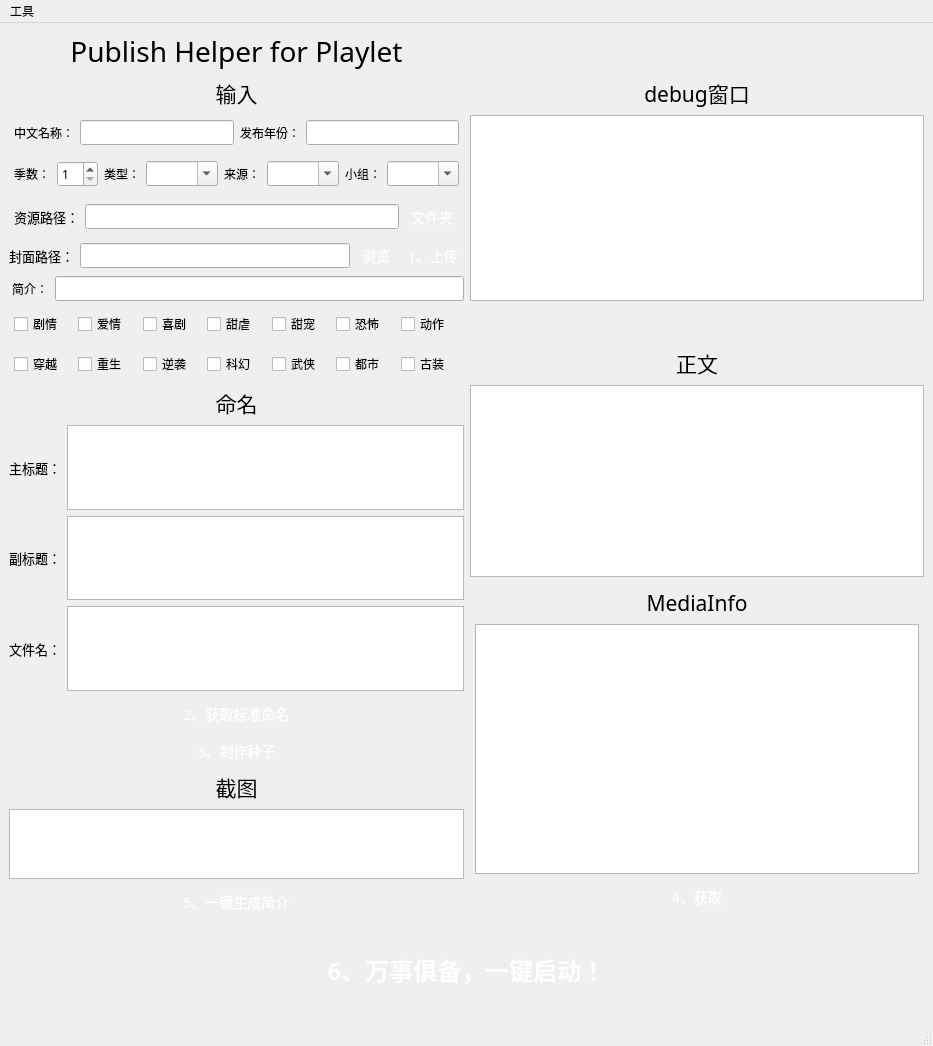
<?xml version="1.0" encoding="UTF-8"?>
<ui version="4.0">
 <class>Mainwindow</class>
 <widget class="QMainWindow" name="Mainwindow">
  <property name="geometry">
   <rect>
    <x>0</x>
    <y>0</y>
    <width>933</width>
    <height>1046</height>
   </rect>
  </property>
  <property name="font">
   <font>
    <family>微软雅黑</family>
    <pointsize>9</pointsize>
   </font>
  </property>
  <property name="windowTitle">
   <string>ph-bjd</string>
  </property>
  <property name="styleSheet">
   <string notr="true"/>
  </property>
  <widget class="QWidget" name="centralwidget">
   <layout class="QGridLayout" name="gridLayout_2">
    <item row="0" column="0">
     <widget class="QLabel" name="label_7">
      <property name="font">
       <font>
        <family>微软雅黑</family>
        <pointsize>21</pointsize>
       </font>
      </property>
      <property name="text">
       <string>Publish Helper for Playlet</string>
      </property>
      <property name="alignment">
       <set>Qt::AlignCenter</set>
      </property>
     </widget>
    </item>
    <item row="1" column="0">
     <widget class="QLabel" name="label_16">
      <property name="font">
       <font>
        <family>微软雅黑</family>
        <pointsize>16</pointsize>
       </font>
      </property>
      <property name="text">
       <string>输入</string>
      </property>
      <property name="alignment">
       <set>Qt::AlignCenter</set>
      </property>
     </widget>
    </item>
    <item row="1" column="1">
     <widget class="QLabel" name="label_4">
      <property name="font">
       <font>
        <family>微软雅黑</family>
        <pointsize>16</pointsize>
       </font>
      </property>
      <property name="text">
       <string>debug窗口</string>
      </property>
      <property name="alignment">
       <set>Qt::AlignCenter</set>
      </property>
     </widget>
    </item>
    <item row="2" column="0">
     <layout class="QHBoxLayout" name="horizontalLayout_2">
      <property name="leftMargin">
       <number>5</number>
      </property>
      <property name="topMargin">
       <number>5</number>
      </property>
      <property name="rightMargin">
       <number>5</number>
      </property>
      <property name="bottomMargin">
       <number>5</number>
      </property>
      <item>
       <widget class="QLabel" name="label">
        <property name="text">
         <string>中文名称：</string>
        </property>
       </widget>
      </item>
      <item>
       <widget class="QLineEdit" name="chineseNameEdit"/>
      </item>
      <item>
       <widget class="QLabel" name="label_9">
        <property name="text">
         <string>发布年份：</string>
        </property>
       </widget>
      </item>
      <item>
       <widget class="QLineEdit" name="yearEdit"/>
      </item>
     </layout>
    </item>
    <item row="2" column="1" rowspan="5">
     <widget class="QTextBrowser" name="debugBrowser"/>
    </item>
    <item row="3" column="0">
     <layout class="QHBoxLayout" name="horizontalLayout_10">
      <property name="leftMargin">
       <number>5</number>
      </property>
      <property name="topMargin">
       <number>5</number>
      </property>
      <property name="rightMargin">
       <number>5</number>
      </property>
      <property name="bottomMargin">
       <number>5</number>
      </property>
      <item>
       <widget class="QLabel" name="label_8">
        <property name="font">
         <font>
          <family>微软雅黑</family>
          <pointsize>9</pointsize>
         </font>
        </property>
        <property name="text">
         <string>季数：</string>
        </property>
       </widget>
      </item>
      <item>
       <widget class="QSpinBox" name="seasonBox">
        <property name="minimum">
         <number>1</number>
        </property>
       </widget>
      </item>
      <item>
       <widget class="QLabel" name="label_18">
        <property name="text">
         <string>类型：</string>
        </property>
       </widget>
      </item>
      <item>
       <widget class="QComboBox" name="type">
        <property name="editable">
         <bool>true</bool>
        </property>
       </widget>
      </item>
      <item>
       <widget class="QLabel" name="label_3">
        <property name="font">
         <font>
          <family>微软雅黑</family>
          <pointsize>9</pointsize>
         </font>
        </property>
        <property name="text">
         <string>来源：</string>
        </property>
       </widget>
      </item>
      <item>
       <widget class="QComboBox" name="source">
        <property name="editable">
         <bool>true</bool>
        </property>
       </widget>
      </item>
      <item>
       <widget class="QLabel" name="label_6">
        <property name="font">
         <font>
          <family>微软雅黑</family>
          <pointsize>9</pointsize>
         </font>
        </property>
        <property name="text">
         <string>小组：</string>
        </property>
       </widget>
      </item>
      <item>
       <widget class="QComboBox" name="team">
        <property name="editable">
         <bool>true</bool>
        </property>
       </widget>
      </item>
     </layout>
    </item>
    <item row="4" column="0">
     <layout class="QHBoxLayout" name="horizontalLayout">
      <property name="leftMargin">
       <number>5</number>
      </property>
      <property name="topMargin">
       <number>5</number>
      </property>
      <property name="rightMargin">
       <number>5</number>
      </property>
      <property name="bottomMargin">
       <number>5</number>
      </property>
      <item>
       <widget class="QLabel" name="label_2">
        <property name="font">
         <font>
          <family>微软雅黑</family>
          <pointsize>10</pointsize>
         </font>
        </property>
        <property name="text">
         <string>资源路径：</string>
        </property>
       </widget>
      </item>
      <item>
       <widget class="QLineEdit" name="videoPath">
        <property name="text">
         <string/>
        </property>
        <property name="dragEnabled">
         <bool>true</bool>
        </property>
        <property name="clearButtonEnabled">
         <bool>true</bool>
        </property>
       </widget>
      </item>
      <item>
       <widget class="QPushButton" name="selectVideoFolderButton">
        <property name="styleSheet">
         <string notr="true">QPushButton {
    display: inline-block;
    padding: 3px 6px;
    font-size: 14px;
    cursor: pointer;
    text-align: center;
    text-decoration: none;
    outline: none;
    color:#fff;
background-color: 
				qlineargradient(x1:0, y1:0, x2:0, y2:1,
                                      stop:0 #16bf9d,
                                      stop:1 #10a266);
    border: none;
    border-radius: 8px;
    box-shadow: 0 9px #999;
}

QPushButton:hover {
background-color: 
				qlineargradient(x1:0, y1:0, x2:0, y2:1,
                                      stop:0 #11b998,
                                      stop:1 #08965e);
}

QPushButton:pressed {
    background-color: 
				qlineargradient(x1:0, y1:0, x2:0, y2:1,
                                      stop:0 #0e9278,
                                      stop:1 #0e925c);
}
</string>
        </property>
        <property name="text">
         <string>文件夹</string>
        </property>
       </widget>
      </item>
     </layout>
    </item>
    <item row="5" column="0">
     <layout class="QHBoxLayout" name="horizontalLayout_5">
      <item>
       <widget class="QLabel" name="label_17">
        <property name="font">
         <font>
          <family>微软雅黑</family>
          <pointsize>10</pointsize>
         </font>
        </property>
        <property name="text">
         <string>封面路径：</string>
        </property>
       </widget>
      </item>
      <item>
       <widget class="QLineEdit" name="coverPath">
        <property name="text">
         <string/>
        </property>
        <property name="dragEnabled">
         <bool>true</bool>
        </property>
        <property name="clearButtonEnabled">
         <bool>true</bool>
        </property>
       </widget>
      </item>
      <item>
       <widget class="QPushButton" name="selectCoverFolderButton">
        <property name="styleSheet">
         <string notr="true">QPushButton {
    display: inline-block;
    padding: 3px 6px;
    font-size: 14px;
    cursor: pointer;
    text-align: center;
    text-decoration: none;
    outline: none;
    color:#fff;
background-color: 
				qlineargradient(x1:0, y1:0, x2:0, y2:1,
                                      stop:0 #16bf9d,
                                      stop:1 #10a266);
    border: none;
    border-radius: 8px;
    box-shadow: 0 9px #999;
}

QPushButton:hover {
background-color: 
				qlineargradient(x1:0, y1:0, x2:0, y2:1,
                                      stop:0 #11b998,
                                      stop:1 #08965e);
}

QPushButton:pressed {
    background-color: 
				qlineargradient(x1:0, y1:0, x2:0, y2:1,
                                      stop:0 #0e9278,
                                      stop:1 #0e925c);
}
</string>
        </property>
        <property name="text">
         <string>浏览</string>
        </property>
       </widget>
      </item>
      <item>
       <widget class="QPushButton" name="uploadCoverButton">
        <property name="styleSheet">
         <string notr="true">QPushButton {
    display: inline-block;
    padding: 3px 6px;
    font-size: 14px;
    cursor: pointer;
    text-align: center;
    text-decoration: none;
    outline: none;
    color:#fff;
background-color: 
				qlineargradient(x1:0, y1:0, x2:0, y2:1,
                                      stop:0 #16bf9d,
                                      stop:1 #10a266);
    border: none;
    border-radius: 8px;
    box-shadow: 0 9px #999;
}

QPushButton:hover {
background-color: 
				qlineargradient(x1:0, y1:0, x2:0, y2:1,
                                      stop:0 #11b998,
                                      stop:1 #08965e);
}

QPushButton:pressed {
    background-color: 
				qlineargradient(x1:0, y1:0, x2:0, y2:1,
                                      stop:0 #0e9278,
                                      stop:1 #0e925c);
}
</string>
        </property>
        <property name="text">
         <string>1、上传</string>
        </property>
       </widget>
      </item>
     </layout>
    </item>
    <item row="6" column="0">
     <layout class="QHBoxLayout" name="horizontalLayout_4">
      <item>
       <widget class="QLabel" name="label_19">
        <property name="text">
         <string> 简介：</string>
        </property>
       </widget>
      </item>
      <item>
       <widget class="QLineEdit" name="info"/>
      </item>
     </layout>
    </item>
    <item row="7" column="0">
     <layout class="QHBoxLayout" name="horizontalLayout_6">
      <property name="leftMargin">
       <number>5</number>
      </property>
      <property name="topMargin">
       <number>5</number>
      </property>
      <property name="rightMargin">
       <number>5</number>
      </property>
      <property name="bottomMargin">
       <number>5</number>
      </property>
      <item>
       <widget class="QCheckBox" name="checkBox_0">
        <property name="text">
         <string>剧情</string>
        </property>
       </widget>
      </item>
      <item>
       <widget class="QCheckBox" name="checkBox_1">
        <property name="text">
         <string>爱情</string>
        </property>
       </widget>
      </item>
      <item>
       <widget class="QCheckBox" name="checkBox_2">
        <property name="text">
         <string>喜剧</string>
        </property>
       </widget>
      </item>
      <item>
       <widget class="QCheckBox" name="checkBox_3">
        <property name="text">
         <string>甜虐</string>
        </property>
       </widget>
      </item>
      <item>
       <widget class="QCheckBox" name="checkBox_4">
        <property name="text">
         <string>甜宠</string>
        </property>
       </widget>
      </item>
      <item>
       <widget class="QCheckBox" name="checkBox_5">
        <property name="text">
         <string>恐怖</string>
        </property>
       </widget>
      </item>
      <item>
       <widget class="QCheckBox" name="checkBox_6">
        <property name="text">
         <string>动作</string>
        </property>
       </widget>
      </item>
     </layout>
    </item>
    <item row="8" column="0">
     <layout class="QHBoxLayout" name="horizontalLayout_11">
      <property name="leftMargin">
       <number>5</number>
      </property>
      <property name="topMargin">
       <number>5</number>
      </property>
      <property name="rightMargin">
       <number>5</number>
      </property>
      <property name="bottomMargin">
       <number>5</number>
      </property>
      <item>
       <widget class="QCheckBox" name="checkBox_7">
        <property name="text">
         <string>穿越</string>
        </property>
       </widget>
      </item>
      <item>
       <widget class="QCheckBox" name="checkBox_8">
        <property name="text">
         <string>重生</string>
        </property>
       </widget>
      </item>
      <item>
       <widget class="QCheckBox" name="checkBox_9">
        <property name="text">
         <string>逆袭</string>
        </property>
       </widget>
      </item>
      <item>
       <widget class="QCheckBox" name="checkBox_10">
        <property name="text">
         <string>科幻</string>
        </property>
       </widget>
      </item>
      <item>
       <widget class="QCheckBox" name="checkBox_11">
        <property name="text">
         <string>武侠</string>
        </property>
       </widget>
      </item>
      <item>
       <widget class="QCheckBox" name="checkBox_12">
        <property name="text">
         <string>都市</string>
        </property>
       </widget>
      </item>
      <item>
       <widget class="QCheckBox" name="checkBox_13">
        <property name="text">
         <string>古装</string>
        </property>
       </widget>
      </item>
     </layout>
    </item>
    <item row="8" column="1" rowspan="2">
     <layout class="QVBoxLayout" name="verticalLayout_6">
      <item>
       <widget class="QLabel" name="label_11">
        <property name="font">
         <font>
          <family>微软雅黑</family>
          <pointsize>16</pointsize>
         </font>
        </property>
        <property name="text">
         <string>正文</string>
        </property>
        <property name="alignment">
         <set>Qt::AlignCenter</set>
        </property>
       </widget>
      </item>
      <item>
       <widget class="QTextEdit" name="introBrowser"/>
      </item>
     </layout>
    </item>
    <item row="9" column="0" rowspan="2">
     <layout class="QVBoxLayout" name="verticalLayout">
      <item>
       <widget class="QLabel" name="label_12">
        <property name="font">
         <font>
          <family>微软雅黑</family>
          <pointsize>16</pointsize>
         </font>
        </property>
        <property name="text">
         <string>命名</string>
        </property>
        <property name="alignment">
         <set>Qt::AlignCenter</set>
        </property>
       </widget>
      </item>
      <item>
       <layout class="QHBoxLayout" name="horizontalLayout_3">
        <item>
         <widget class="QLabel" name="label_13">
          <property name="font">
           <font>
            <family>微软雅黑</family>
            <pointsize>10</pointsize>
           </font>
          </property>
          <property name="text">
           <string>主标题：</string>
          </property>
         </widget>
        </item>
        <item>
         <widget class="QTextEdit" name="mainTitleBrowser">
          <property name="undoRedoEnabled">
           <bool>true</bool>
          </property>
          <property name="lineWrapMode">
           <enum>QTextEdit::WidgetWidth</enum>
          </property>
         </widget>
        </item>
       </layout>
      </item>
      <item>
       <layout class="QHBoxLayout" name="horizontalLayout_7">
        <item>
         <widget class="QLabel" name="label_14">
          <property name="font">
           <font>
            <family>微软雅黑</family>
            <pointsize>10</pointsize>
           </font>
          </property>
          <property name="text">
           <string>副标题：</string>
          </property>
         </widget>
        </item>
        <item>
         <widget class="QTextEdit" name="secondTitleBrowser">
          <property name="readOnly">
           <bool>false</bool>
          </property>
         </widget>
        </item>
       </layout>
      </item>
      <item>
       <layout class="QHBoxLayout" name="horizontalLayout_8">
        <item>
         <widget class="QLabel" name="label_15">
          <property name="font">
           <font>
            <family>微软雅黑</family>
            <pointsize>10</pointsize>
           </font>
          </property>
          <property name="text">
           <string>文件名：</string>
          </property>
         </widget>
        </item>
        <item>
         <widget class="QTextEdit" name="fileNameBrowser"/>
        </item>
       </layout>
      </item>
      <item>
       <layout class="QVBoxLayout" name="verticalLayout_2">
        <item>
         <widget class="QPushButton" name="getNameButton">
          <property name="styleSheet">
           <string notr="true">QPushButton {
    display: inline-block;
    padding: 6px 6px;
    font-size: 14px;
    cursor: pointer;
    text-align: center;
    text-decoration: none;
    outline: none;
    color:#fff;
background-color: 
				qlineargradient(x1:0, y1:0, x2:0, y2:1,
                                      stop:0 #16bf9d,
                                      stop:1 #10a266);
    border: none;
    border-radius: 8px;
    box-shadow: 0 9px #999;
}

QPushButton:hover {
background-color: 
				qlineargradient(x1:0, y1:0, x2:0, y2:1,
                                      stop:0 #11b998,
                                      stop:1 #08965e);
}

QPushButton:pressed {
    background-color: 
				qlineargradient(x1:0, y1:0, x2:0, y2:1,
                                      stop:0 #0e9278,
                                      stop:1 #0e925c);
}
</string>
          </property>
          <property name="text">
           <string>2、获取标准命名</string>
          </property>
         </widget>
        </item>
        <item>
         <layout class="QVBoxLayout" name="verticalLayout_5">
          <item>
           <widget class="QPushButton" name="makeTorrentButton">
            <property name="styleSheet">
             <string notr="true">QPushButton {
    display: inline-block;
    padding: 3px 6px;
    font-size: 14px;
    cursor: pointer;
    text-align: center;
    text-decoration: none;
    outline: none;
    color:#fff;
background-color: 
				qlineargradient(x1:0, y1:0, x2:0, y2:1,
                                      stop:0 #16bf9d,
                                      stop:1 #10a266);
    border: none;
    border-radius: 8px;
    box-shadow: 0 9px #999;
}

QPushButton:hover {
background-color: 
				qlineargradient(x1:0, y1:0, x2:0, y2:1,
                                      stop:0 #11b998,
                                      stop:1 #08965e);
}

QPushButton:pressed {
    background-color: 
				qlineargradient(x1:0, y1:0, x2:0, y2:1,
                                      stop:0 #0e9278,
                                      stop:1 #0e925c);
}
</string>
            </property>
            <property name="text">
             <string>3、制作种子</string>
            </property>
           </widget>
          </item>
         </layout>
        </item>
       </layout>
      </item>
     </layout>
    </item>
    <item row="10" column="1" rowspan="2">
     <layout class="QVBoxLayout" name="verticalLayout_4">
      <property name="leftMargin">
       <number>5</number>
      </property>
      <property name="topMargin">
       <number>5</number>
      </property>
      <property name="rightMargin">
       <number>5</number>
      </property>
      <property name="bottomMargin">
       <number>5</number>
      </property>
      <item>
       <widget class="QLabel" name="label_10">
        <property name="font">
         <font>
          <family>微软雅黑</family>
          <pointsize>16</pointsize>
         </font>
        </property>
        <property name="text">
         <string>MediaInfo</string>
        </property>
        <property name="alignment">
         <set>Qt::AlignCenter</set>
        </property>
       </widget>
      </item>
      <item>
       <widget class="QTextBrowser" name="mediainfoBrowser">
        <property name="html">
         <string>&lt;!DOCTYPE HTML PUBLIC &quot;-//W3C//DTD HTML 4.0//EN&quot; &quot;http://www.w3.org/TR/REC-html40/strict.dtd&quot;&gt;
&lt;html&gt;&lt;head&gt;&lt;meta name=&quot;qrichtext&quot; content=&quot;1&quot; /&gt;&lt;meta charset=&quot;utf-8&quot; /&gt;&lt;style type=&quot;text/css&quot;&gt;
p, li { white-space: pre-wrap; }
hr { height: 1px; border-width: 0; }
li.unchecked::marker { content: &quot;\2610&quot;; }
li.checked::marker { content: &quot;\2612&quot;; }
&lt;/style&gt;&lt;/head&gt;&lt;body style=&quot; font-family:'微软雅黑'; font-size:9pt; font-weight:400; font-style:normal;&quot;&gt;
&lt;p style=&quot;-qt-paragraph-type:empty; margin-top:0px; margin-bottom:0px; margin-left:0px; margin-right:0px; -qt-block-indent:0; text-indent:0px;&quot;&gt;&lt;br /&gt;&lt;/p&gt;&lt;/body&gt;&lt;/html&gt;</string>
        </property>
        <property name="tabStopDistance">
         <double>80.000000000000000</double>
        </property>
       </widget>
      </item>
      <item>
       <widget class="QPushButton" name="getMediaInfoButton">
        <property name="styleSheet">
         <string notr="true">QPushButton {
    display: inline-block;
    padding: 6px 6px;
    font-size: 14px;
    cursor: pointer;
    text-align: center;
    text-decoration: none;
    outline: none;
    color:#fff;
background-color: 
				qlineargradient(x1:0, y1:0, x2:0, y2:1,
                                      stop:0 #16bf9d,
                                      stop:1 #10a266);
    border: none;
    border-radius: 8px;
    box-shadow: 0 9px #999;
}

QPushButton:hover {
background-color: 
				qlineargradient(x1:0, y1:0, x2:0, y2:1,
                                      stop:0 #11b998,
                                      stop:1 #08965e);
}

QPushButton:pressed {
    background-color: 
				qlineargradient(x1:0, y1:0, x2:0, y2:1,
                                      stop:0 #0e9278,
                                      stop:1 #0e925c);
}
</string>
        </property>
        <property name="text">
         <string>4、获取</string>
        </property>
       </widget>
      </item>
     </layout>
    </item>
    <item row="11" column="0">
     <layout class="QGridLayout" name="gridLayout">
      <item row="3" column="0">
       <widget class="QPushButton" name="getPictureButton">
        <property name="styleSheet">
         <string notr="true">QPushButton {
    display: inline-block;
    padding: 6px 6px;
    font-size: 14px;
    cursor: pointer;
    text-align: center;
    text-decoration: none;
    outline: none;
    color:#fff;
background-color: 
				qlineargradient(x1:0, y1:0, x2:0, y2:1,
                                      stop:0 #16bf9d,
                                      stop:1 #10a266);
    border: none;
    border-radius: 8px;
    box-shadow: 0 9px #999;
}

QPushButton:hover {
background-color: 
				qlineargradient(x1:0, y1:0, x2:0, y2:1,
                                      stop:0 #11b998,
                                      stop:1 #08965e);
}

QPushButton:pressed {
    background-color: 
				qlineargradient(x1:0, y1:0, x2:0, y2:1,
                                      stop:0 #0e9278,
                                      stop:1 #0e925c);
}
</string>
        </property>
        <property name="text">
         <string>5、一键生成简介</string>
        </property>
       </widget>
      </item>
      <item row="2" column="0">
       <widget class="QTextBrowser" name="pictureUrlBrowser"/>
      </item>
      <item row="1" column="0">
       <widget class="QLabel" name="label_5">
        <property name="font">
         <font>
          <family>微软雅黑</family>
          <pointsize>16</pointsize>
         </font>
        </property>
        <property name="text">
         <string>截图</string>
        </property>
        <property name="alignment">
         <set>Qt::AlignCenter</set>
        </property>
       </widget>
      </item>
     </layout>
    </item>
    <item row="12" column="0" colspan="2">
     <layout class="QHBoxLayout" name="horizontalLayout_9">
      <property name="leftMargin">
       <number>50</number>
      </property>
      <property name="topMargin">
       <number>5</number>
      </property>
      <property name="rightMargin">
       <number>50</number>
      </property>
      <property name="bottomMargin">
       <number>5</number>
      </property>
      <item>
       <widget class="QPushButton" name="startButton">
        <property name="minimumSize">
         <size>
          <width>0</width>
          <height>80</height>
         </size>
        </property>
        <property name="font">
         <font>
          <family>微软雅黑</family>
          <pointsize>-1</pointsize>
          <bold>true</bold>
          <underline>false</underline>
          <strikeout>false</strikeout>
         </font>
        </property>
        <property name="styleSheet">
         <string notr="true">QPushButton {
    display: inline-block;
    padding: 15px 25px;
    font-size: 24px;
    cursor: pointer;
    text-align: center;
    text-decoration: none;
    outline: none;
    color:#fff;
background-color: 
				qlineargradient(x1:0, y1:0, x2:0, y2:1,
                                      stop:0 #16bf9d,
                                      stop:1 #10a266);
    border: none;
    border-radius: 20px;
    box-shadow: 0 9px #999;
}

QPushButton:hover {
background-color: 
				qlineargradient(x1:0, y1:0, x2:0, y2:1,
                                      stop:0 #11b998,
                                      stop:1 #08965e);
}

QPushButton:pressed {
    background-color: 
				qlineargradient(x1:0, y1:0, x2:0, y2:1,
                                      stop:0 #0e9278,
                                      stop:1 #0e925c);
}
</string>
        </property>
        <property name="text">
         <string>6、万事俱备，一键启动！</string>
        </property>
       </widget>
      </item>
     </layout>
    </item>
   </layout>
  </widget>
  <widget class="QStatusBar" name="statusbar"/>
  <widget class="QMenuBar" name="menubar">
   <property name="geometry">
    <rect>
     <x>0</x>
     <y>0</y>
     <width>933</width>
     <height>22</height>
    </rect>
   </property>
   <widget class="QMenu" name="menu">
    <property name="title">
     <string>工具</string>
    </property>
    <addaction name="actionsettings"/>
   </widget>
   <addaction name="menu"/>
  </widget>
  <action name="actionsettings">
   <property name="text">
    <string>设置</string>
   </property>
  </action>
 </widget>
 <resources/>
 <connections/>
</ui>
